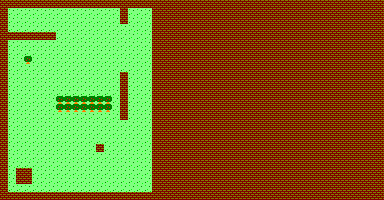

Tiled map render using the project's own tile images. Description and the whole map definition, tile-layer contents included, below:
An orthogonal 48x25 tile map with 8x8 px tiles, 1 tile layer (Capa de patrones 1).

<map version="1.10" tiledversion="1.10.1" orientation="orthogonal" renderorder="right-down" width="48" height="25" tilewidth="8" tileheight="8" infinite="0" nextlayerid="2" nextobjectid="1">
 <tileset firstgid="1" source="tiles.tsx" />
 <layer id="1" name="Capa de patrones 1" width="48" height="25">
  <data encoding="csv">
1,1,1,1,1,1,1,1,1,1,1,1,1,1,1,1,1,1,1,1,1,1,1,1,1,1,1,1,1,1,1,1,1,1,1,1,1,1,1,1,1,1,1,1,1,1,1,1,
1,3,3,3,3,3,3,3,3,3,3,3,3,3,3,1,3,3,3,1,1,1,1,1,1,1,1,1,1,1,1,1,1,1,1,1,1,1,1,1,1,1,1,1,1,1,1,1,
1,3,3,3,3,3,3,3,3,3,3,3,3,3,3,1,3,3,3,1,1,1,1,1,1,1,1,1,1,1,1,1,1,1,1,1,1,1,1,1,1,1,1,1,1,1,1,1,
1,3,3,3,3,3,3,3,3,3,3,3,3,3,3,3,3,3,3,1,1,1,1,1,1,1,1,1,1,1,1,1,1,1,1,1,1,1,1,1,1,1,1,1,1,1,1,1,
1,1,1,1,1,1,1,3,3,3,3,3,3,3,3,3,3,3,3,1,1,1,1,1,1,1,1,1,1,1,1,1,1,1,1,1,1,1,1,1,1,1,1,1,1,1,1,1,
1,3,3,3,3,3,3,3,3,3,3,3,3,3,3,3,3,3,3,1,1,1,1,1,1,1,1,1,1,1,1,1,1,1,1,1,1,1,1,1,1,1,1,1,1,1,1,1,
1,3,3,3,3,3,3,3,3,3,3,3,3,3,3,3,3,3,3,1,1,1,1,1,1,1,1,1,1,1,1,1,1,1,1,1,1,1,1,1,1,1,1,1,1,1,1,1,
1,3,3,2,3,3,3,3,3,3,3,3,3,3,3,3,3,3,3,1,1,1,1,1,1,1,1,1,1,1,1,1,1,1,1,1,1,1,1,1,1,1,1,1,1,1,1,1,
1,3,3,3,3,3,3,3,3,3,3,3,3,3,3,3,3,3,3,1,1,1,1,1,1,1,1,1,1,1,1,1,1,1,1,1,1,1,1,1,1,1,1,1,1,1,1,1,
1,3,3,3,3,3,3,3,3,3,3,3,3,3,3,1,3,3,3,1,1,1,1,1,1,1,1,1,1,1,1,1,1,1,1,1,1,1,1,1,1,1,1,1,1,1,1,1,
1,3,3,3,3,3,3,3,3,3,3,3,3,3,3,1,3,3,3,1,1,1,1,1,1,1,1,1,1,1,1,1,1,1,1,1,1,1,1,1,1,1,1,1,1,1,1,1,
1,3,3,3,3,3,3,3,3,3,3,3,3,3,3,1,3,3,3,1,1,1,1,1,1,1,1,1,1,1,1,1,1,1,1,1,1,1,1,1,1,1,1,1,1,1,1,1,
1,3,3,3,3,3,3,2,2,2,2,2,2,2,3,1,3,3,3,1,1,1,1,1,1,1,1,1,1,1,1,1,1,1,1,1,1,1,1,1,1,1,1,1,1,1,1,1,
1,3,3,3,3,3,3,2,2,2,2,2,2,2,3,1,3,3,3,1,1,1,1,1,1,1,1,1,1,1,1,1,1,1,1,1,1,1,1,1,1,1,1,1,1,1,1,1,
1,3,3,3,3,3,3,3,3,3,3,3,3,3,3,1,3,3,3,1,1,1,1,1,1,1,1,1,1,1,1,1,1,1,1,1,1,1,1,1,1,1,1,1,1,1,1,1,
1,3,3,3,3,3,3,3,3,3,3,3,3,3,3,3,3,3,3,1,1,1,1,1,1,1,1,1,1,1,1,1,1,1,1,1,1,1,1,1,1,1,1,1,1,1,1,1,
1,3,3,3,3,3,3,3,3,3,3,3,3,3,3,3,3,3,3,1,1,1,1,1,1,1,1,1,1,1,1,1,1,1,1,1,1,1,1,1,1,1,1,1,1,1,1,1,
1,3,3,3,3,3,3,3,3,3,3,3,3,3,3,3,3,3,3,1,1,1,1,1,1,1,1,1,1,1,1,1,1,1,1,1,1,1,1,1,1,1,1,1,1,1,1,1,
1,3,3,3,3,3,3,3,3,3,3,3,1,3,3,3,3,3,3,1,1,1,1,1,1,1,1,1,1,1,1,1,1,1,1,1,1,1,1,1,1,1,1,1,1,1,1,1,
1,3,3,3,3,3,3,3,3,3,3,3,3,3,3,3,3,3,3,1,1,1,1,1,1,1,1,1,1,1,1,1,1,1,1,1,1,1,1,1,1,1,1,1,1,1,1,1,
1,3,3,3,3,3,3,3,3,3,3,3,3,3,3,3,3,3,3,1,1,1,1,1,1,1,1,1,1,1,1,1,1,1,1,1,1,1,1,1,1,1,1,1,1,1,1,1,
1,3,1,1,3,3,3,3,3,3,3,3,3,3,3,3,3,3,3,1,1,1,1,1,1,1,1,1,1,1,1,1,1,1,1,1,1,1,1,1,1,1,1,1,1,1,1,1,
1,3,1,1,3,3,3,3,3,3,3,3,3,3,3,3,3,3,3,1,1,1,1,1,1,1,1,1,1,1,1,1,1,1,1,1,1,1,1,1,1,1,1,1,1,1,1,1,
1,3,3,3,3,3,3,3,3,3,3,3,3,3,3,3,3,3,3,1,1,1,1,1,1,1,1,1,1,1,1,1,1,1,1,1,1,1,1,1,1,1,1,1,1,1,1,1,
1,1,1,1,1,1,1,1,1,1,1,1,1,1,1,1,1,1,1,1,1,1,1,1,1,1,1,1,1,1,1,1,1,1,1,1,1,1,1,1,1,1,1,1,1,1,1,1
</data>
 </layer>
</map>